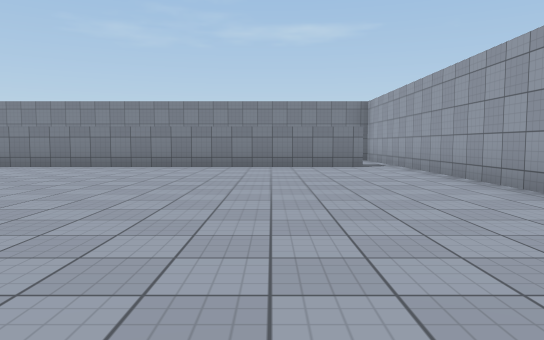
view 1 (above)

16 first-person views from a walk through a scene from a Unity 3-D project. The camera is 1.2 m above the floor, tilts 4° down and sees 70° across. The floor is counted in squares, 2 m on a side. Each view is taken from the middle of a square. On the plan, view 1 faces up. The plan holds only what a view shows up to about 11 squares ahead; the rest is blank. Surface patterns are stand-ins for the level's own textures.

view 2
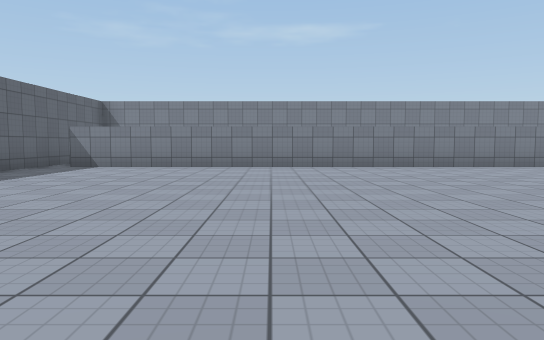

view 3
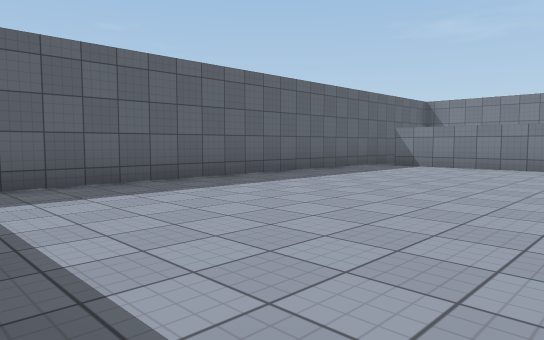

view 4
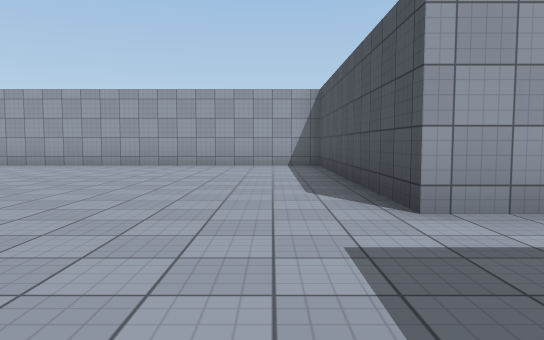

view 5
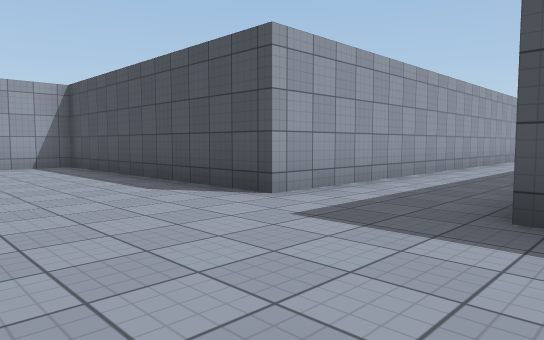

view 6
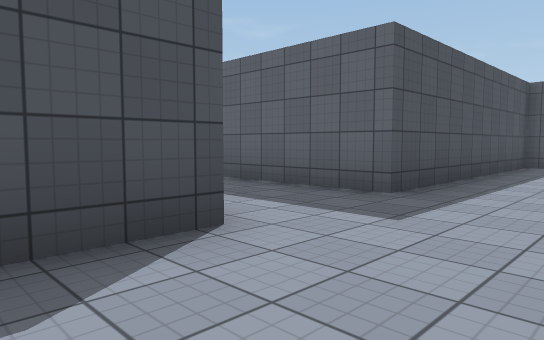

view 7
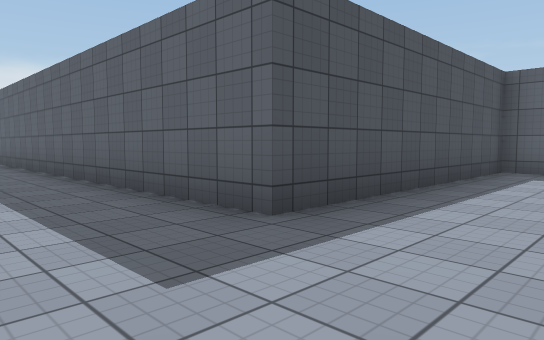

view 8
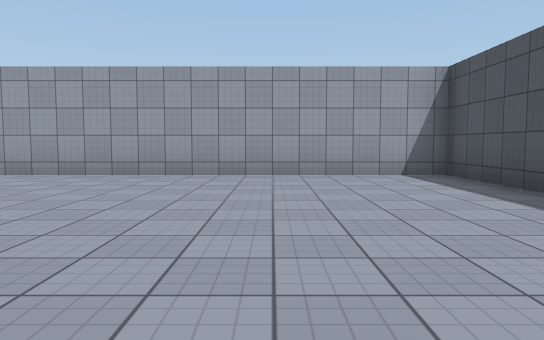

view 9
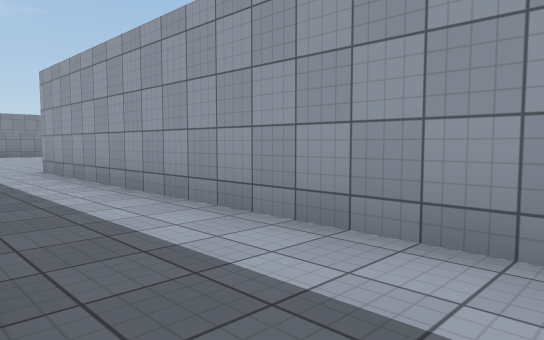

view 10
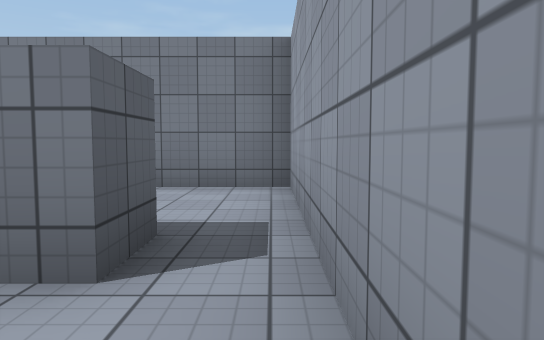

view 11
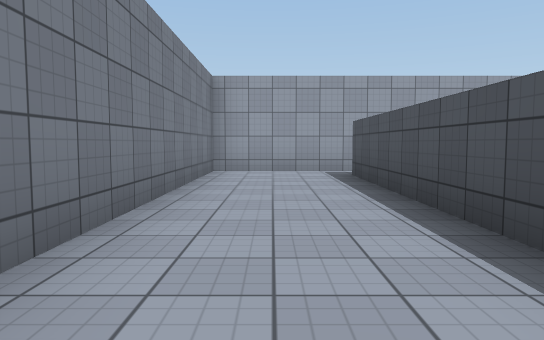

view 12
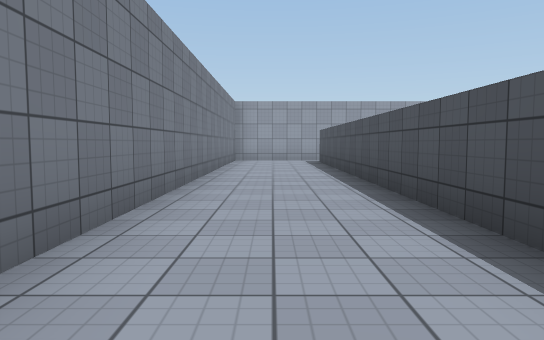

view 13
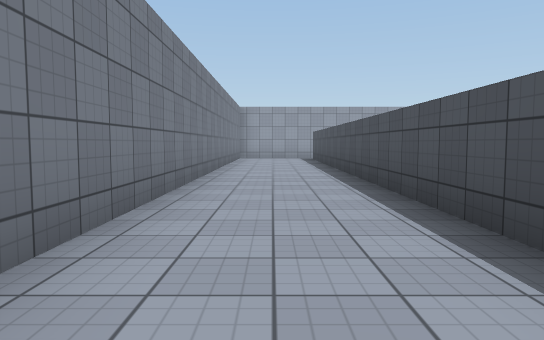

view 14
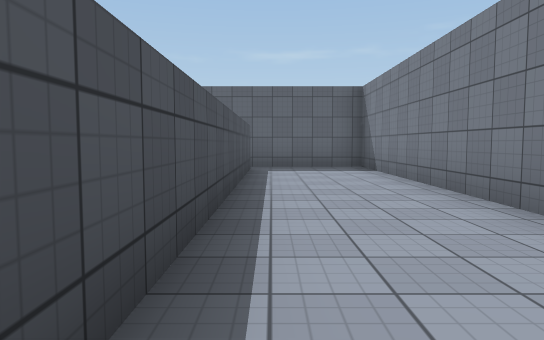

view 15
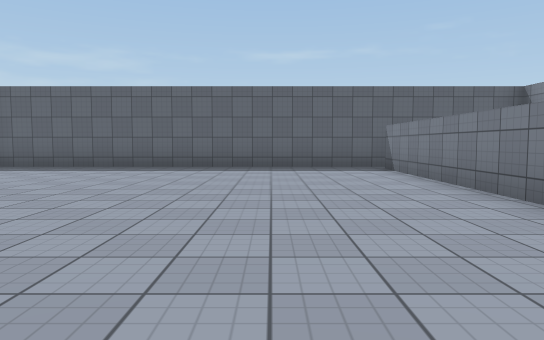

view 16
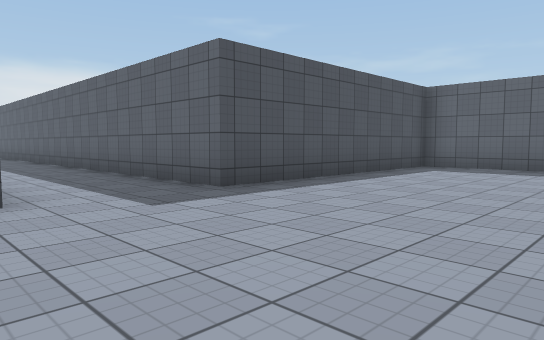

### Floor plan
Points are (right, up) in squares from view 1. A wall is a line through its corners. A room is listed if a view was taken in it or the views show most of it. See-through windows are left out.
Room 1 (views 1, 2, 3, 4, 5, 6, 7, 8, 9, 10, 15, 16)
walls: (-3.7, -9.4) (-3.7, -0.2) (3.3, -0.2) (3.3, 9.5); (2.3, 9.6) (-12, 9.6); (-12.7, 10) (-12.7, -0.2) (-6.3, -0.2) (-6.3, -10.8)
ways out: opening at (3, 10) to room 2
Room 2 (views 11, 12, 13, 14)
walls: (3.3, 9.5) (3.3, 13.2) (-12.7, 13.2) (-12.7, 10); (-12, 10.5) (2.3, 10.5) (2.3, 9.6)
ways out: opening at (3, 10) to room 1

Positions as (right, up) in squares from view 1, and headings:
1: (0, 0), facing up
2: (-7, 0), facing up
3: (-7, 0), facing up-left
4: (-7, 1), facing right
5: (-7, 3), facing down-right
6: (-2, 2), facing down-left
7: (-4, 2), facing down-left
8: (-4, 3), facing right
9: (-6, -9), facing up-right
10: (3, 8), facing up
11: (-5, 12), facing right
12: (-10, 12), facing right
13: (-12, 12), facing right
14: (-3, 11), facing left
15: (-3, 7), facing left
16: (-3, 4), facing down-left
